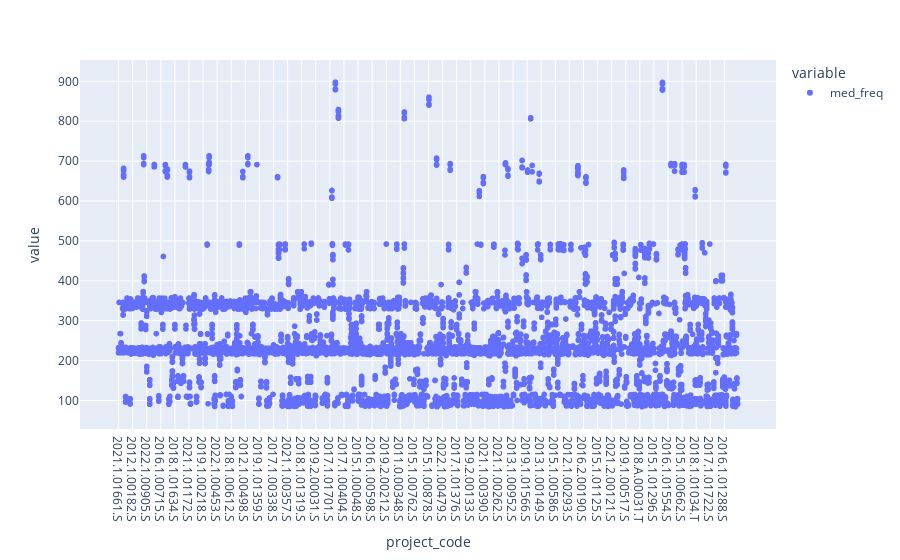

This figure's notebook cell:
### Code cell
fig = px.scatter(measurements.loc[list(q4_comp.index.values)].med_freq)
#fig.add_trace(px.scatter(measurements.loc['2017.1.01247.S'].med_freq).data[0])
fig

### Figure 1 — Plotly figure (JSON) as saved in the notebook; plotly's stock layout.template omitted (floating-point values rounded to 4 significant figures; data arrays with more than 128 entries replaced by an {"elided": "..."} marker saying what was removed)
{"data": [{"hovertemplate": "variable=med_freq<br>project_code=%{x}<br>value=%{y}<extra></extra>", "legendgroup": "med_freq", "marker": {"color": "#636efa", "symbol": "circle"}, "mode": "markers", "name": "med_freq", "showlegend": true, "type": "scattergl", "x": {"elided": "9228 str values"}, "xaxis": "x", "y": {"elided": "9228 float values"}, "yaxis": "y"}], "layout": {"legend": {"title": {"text": "variable"}, "tracegroupgap": 0}, "margin": {"t": 60}, "xaxis": {"anchor": "y", "domain": [0, 1], "title": {"text": "project_code"}}, "yaxis": {"anchor": "x", "domain": [0, 1], "title": {"text": "value"}}}}
